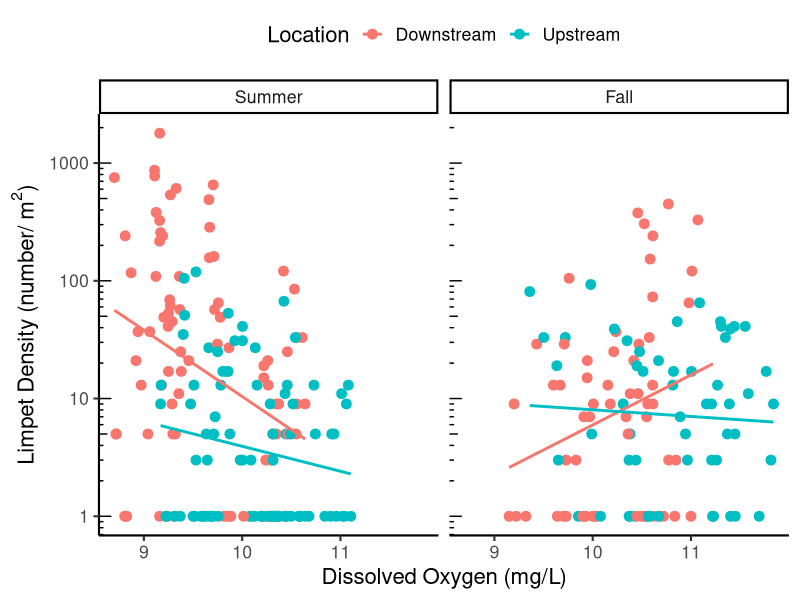
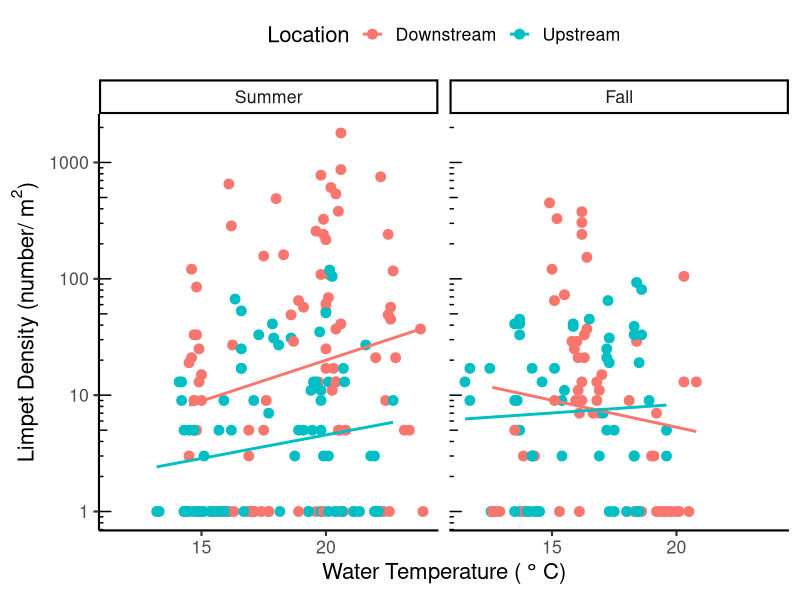
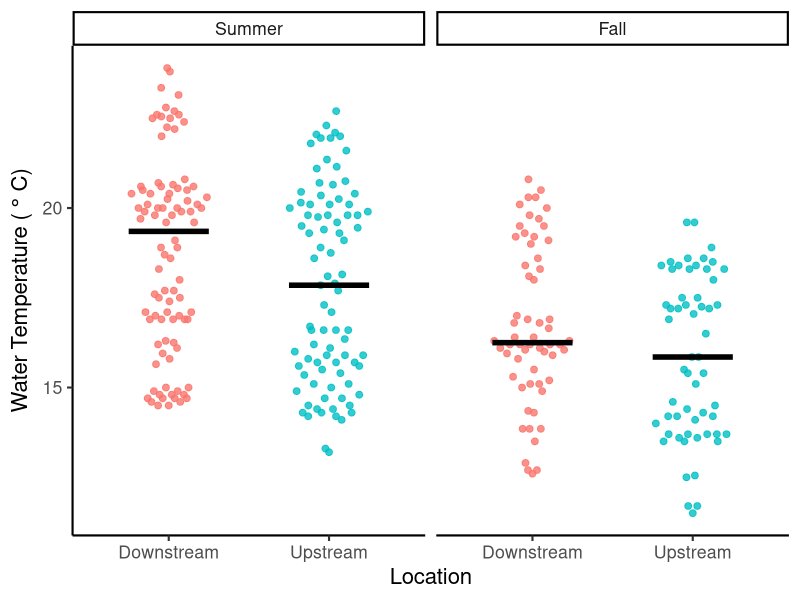
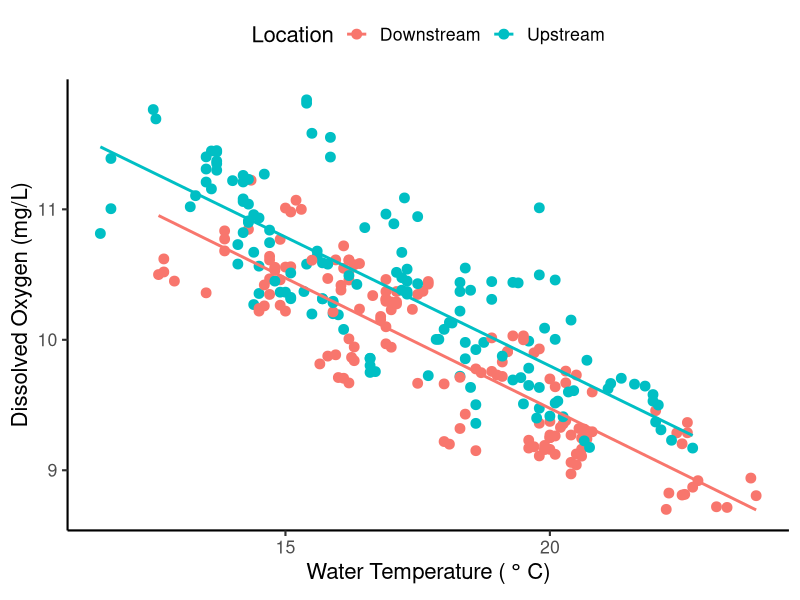

The R source for these figures, in order:
## ---- chunk 1
#| label: setup
#| message: false
#| warning: false

library(tidyverse) ## for readr, dplyr, ggplot2
library(ggbeeswarm) ## for jittering points (you can remove this is you did not use a dotplotv)
library(flextable) ## for making formatted tables that can be pasted into Word or Google Docs
library(ggpubr) ## for making QQ-plots

## ---- chunk 2
#| label: import data

env <- read_csv("data/env.csv",
         col_types = cols(date = col_date(format = "%Y-%m-%d"),
          
          location = col_factor(levels = c(
            "Downstream","Upstream")), 
          
          season = col_factor(levels = c("Summer","Fall")), 
          
          year = col_factor()
         )) 

macros <- read_csv("data/macros.csv",
           col_types = cols(date = col_date(format = "%Y-%m-%d"),
            
            location = col_factor(levels = c(
              "Downstream","Upstream")), 
            
            season = col_factor(levels = c("Summer","Fall")), 
            
            year = col_factor()
           )) 


master.taxa <- read_csv("data/master.taxa.csv",
                show_col_types = FALSE)  |>  
  distinct()


## ---- chunk 3
#| label: data wrangling
#| message: false
#| warning: false

#calculate density for each sampleID
density.df <- macros |> 
  
  #join taxa info
  left_join(master.taxa) |>
  
  # Summarize for each sampleID and each genus 
  group_by(sampleID, genus) |> 
  dplyr::summarise(density = sum(invDens, na.rm = TRUE)) |> 
  
  #fill in group combos where there were none present with zeros
  ungroup() |> 
  complete(sampleID, genus,
           fill = list(density = 0)) |> 
  
  #filter for genus of interest 
  #this needs to match what is in the macros file
  #replace this blank with the genus you want to keep
  filter(genus == "Ferrissia")

#get sample info and env variables of interest
variables <- macros |>
  
  #join environmental variables
  left_join(env) |> 
  
  #select variables of interest
  #delete anything you don't need
  #add anything you do need in the blank with commas in between
  dplyr::select(date, sampleID, season, year, location, benthicArea,
                DO, wTemp) |> 
  distinct()

#add sample info back to density data
my.df <- left_join(density.df, variables) |> 
  
  #filter out anything you don't want
  #the example below would filter out just the year 2018
  dplyr::filter(year != "2018") |> 
  
  #remove rows with missing data
  na.omit()

## ---- chunk 4
#| label: tbl-sample-table
#| tbl-cap: Sample Summary Table
#| include: true


table.sum <- my.df |>  #put the name of your wrangled data here
  
  #summarize by date, season, & location (to get number of microhabs and area sampled per date)
  group_by(date, season, location) |> 
  summarize(
    area = sum(benthicArea),
    samples = n()) |> 
  
  #summarize by season & location 
  group_by(season, location) |> 
  summarize(
    dates = str_c(date, collapse = ", "),
    samples = sum(samples),
    area = sum(area))  

#To get a formatted table, make sure that the {flextable} package is loaded
#Use additional code to create the summary table called "table.sum"
#If you want to format the table yourself, then don't use this code

#see https://davidgohel.github.io/flextable/ for more information and formatting options

#create the formatted table
ft <- flextable(table.sum) |> 

#create header labels
set_header_labels(season = "Season",
                  location = "Location",
                  dates = "Dates",
                  samples = "# of Samples",
                  area = "Total Area Sampled (m^2)") |> 

  #format superscript
  compose(j = "area", part="header",
          value = as_paragraph(
            "Total Area Sampled (m", 
            as_sup("2"),
            ")")) |> 
  
  #formatting
  theme_vanilla()  |>  
  fontsize(size = 10) |> 
  
  #set table properties
  set_table_properties(layout = "autofit", width = 1) |> 
  
  #center columns
  align(align = "center", part = "all" )

#print the table
#right click on the table, choose select all, 
#choose copy, then paste in your document
#finish formatting as needed in your document
ft



## ---- chunk 5
#| label: tbl-descriptive-stats-density
#| tbl-cap: Limpet Density Descriptive Statistics
#| include: true

#see https://davidgohel.github.io/flextable/ for more information and formatting options

#set the variable you want to summarize
x.var <- "density" #put the name of the column you want to summarize in the blank here

#calculate descriptive stats
df.sum <- my.df |> #put the name of the data frame here
  group_by(season, location) |> #put the grouping variable(s) here
  filter(!is.na(.data[[x.var]])) |> # remove missing values 
  
  #remove the lines below that you don't need 
  #you won't usually need ALL these values
  #change the digits as needed
  summarise(mean = round(mean(.data[[x.var]]), digits=2), 
            SD = signif(sd(.data[[x.var]]), digits=2),
            median = round(median(.data[[x.var]]), digits=2),
            IQR = round(IQR(.data[[x.var]]), digits=2),
            min = round(min(.data[[x.var]]), digits=2),
            max = round(max(.data[[x.var]]), digits=2),
            N = n())

#create the table
ft <- flextable(df.sum,
                cwidth=0.75) |>  #can vary cell width as needed
  
  #bold the headings
  bold(part="header") |> 
  
  #center columns
  align(align = "center", part = "all" )

#print the table
#right click on the table, choose select all, 
#choose copy, then paste in your document
#finish formatting as needed in your document
ft

## ---- chunk 6
#| label: tbl-descriptive-stats-DO
#| tbl-cap: Dissolved Oxygen Descriptive Statistics
#| include: true

#before you run the code below...

#make sure the 'flextable' and `tidyverse` packages are installed and loaded
#make sure your data are imported

#see https://davidgohel.github.io/flextable/ for more information and formatting options

#set the variable you want to summarize
x.var <- "DO" #put the name of the column you want to summarize in the blank here

#calculate descriptive stats
#remove the lines below that you don't need (you won't usually need ALL these values)
df.sum <- my.df |> #put the name of the data frame here
  group_by(season, location) |> #put the grouping variable(s) here
  filter(!is.na(.data[[x.var]])) |> # remove missing values from the variable of interest
  summarise(mean = round(mean(.data[[x.var]]), digits=2), #change the digits as needed
            SD = signif(sd(.data[[x.var]]), digits=2),
            median = round(median(.data[[x.var]]), digits=2),
            IQR = round(IQR(.data[[x.var]]), digits=2),
            min = round(min(.data[[x.var]]), digits=2),
            max = round(max(.data[[x.var]]), digits=2),
            N = n())

#create the table
ft <- flextable(df.sum,
                cwidth=0.75) #can vary cell width as needed

#bold the headings
ft <- bold(ft, part="header")

#center columns
ft <- align(ft, align = "center", part = "all" )

#print the table
#right click on the table, choose select all, 
#choose copy, then paste in your document
#finish formatting as needed in your document
ft

## ---- chunk 7
#| label: tbl-descriptive-stats-wTemp
#| tbl-cap: Water Temperature Descriptive Statistics
#| include: true

#before you run the code below...

#make sure the 'flextable' and `tidyverse` packages are installed and loaded
#make sure your data are imported

#see https://davidgohel.github.io/flextable/ for more information and formatting options

#set the variable you want to summarize
x.var <- "wTemp" #put the name of the column you want to summarize in the blank here

#calculate descriptive stats
#remove the lines below that you don't need (you won't usually need ALL these values)
df.sum <- my.df |> #put the name of the data frame here
  group_by(season, location) |> #put the grouping variable(s) here
  filter(!is.na(.data[[x.var]])) |> # remove missing values from the variable of interest
  summarise(mean = round(mean(.data[[x.var]]), digits=1), #change the digits as needed
            SD = signif(sd(.data[[x.var]]), digits=2),
            median = round(median(.data[[x.var]]), digits=1),
            IQR = round(IQR(.data[[x.var]]), digits=1),
            min = round(min(.data[[x.var]]), digits=2),
            max = round(max(.data[[x.var]]), digits=2),
            N = n())

#create the table
ft <- flextable(df.sum,
                cwidth=0.75) #can vary cell width as needed

#bold the headings
ft <- bold(ft, part="header")

#center columns
ft <- align(ft, align = "center", part = "all" )

#print the table
#right click on the table, choose select all, 
#choose copy, then paste in your document
#finish formatting as needed in your document
ft



## ---- chunk 8
#| label: limpet density vs DO graph
#| message: false

# this code will make a scatter plot 
# if you do not want a line of best fit, then delete the geom_smooth() line

ggplot(
  data = my.df, #put the data frame name here
  
  #set the aesthetics
  aes(x = DO,       #put the factor on the x-axis
      y = density + 1,       #continuous variable = y
      color = location)) + #put the same factor as on x-axis 
  
  #add points
  geom_point(size = 3) +    #sets the size of the points
  
  #add best fit line
  geom_smooth(method = "lm", se = FALSE) + 

  #nicer labels (see axis.labels.R script)
  xlab("Dissolved Oxygen (mg/L)") +
  ylab(bquote("Limpet Density (number/"~m^2*")")) +
  labs(color = "Location") + #label for the color key
  
  
  #additional formatting
  theme_classic(base_size = 16)  +  #sets the font size
  theme(legend.position = "top") +  #controls legend/key
  
  scale_y_log10() +     #changes y-axis to log-scale
  annotation_logticks(sides = "l") + # adds log-scale tick marks

  facet_wrap(vars(season))   #place factor to split by facets here

#see the resources below for some additional options to make a nice scatter plot 
# https://www.datanovia.com/en/lessons/ggplot-scatter-plot/
# https://ggplot2.tidyverse.org/index.html

## ---- chunk 9
#| label: limpet density vs wTemp graph
#| message: false


# this code will make a scatter plot 
# if you do not want a line of best fit, then delete the geom_smooth() line

ggplot(
  data = my.df, #put the data frame name here
  
  #set the aesthetics
  aes(x = wTemp,       #put the factor on the x-axis
      y = density + 1,       #continuous variable = y
      color = location)) + #put the same factor as on x-axis 
  
  #add points
  geom_point(size = 3) +    #sets the size of the points
  
  #add best fit line
  geom_smooth(method = "lm", se = FALSE) + 

  #nicer labels (see axis.labels.R script)
  xlab("Water Temperature ("~degree~"C)") +
  ylab(bquote("Limpet Density (number/"~m^2*")")) +
  labs(color = "Location") + #label for the color key
  
  
  #additional formatting
  theme_classic(base_size = 16)  +  #sets the font size
  theme(legend.position = "top") +  #controls legend/key
  
  scale_y_log10() +     #changes y-axis to log-scale
  annotation_logticks(sides = "l") + # adds log-scale tick marks

  facet_wrap(vars(season))   #place factor to split by facets here

#see the resources below for some additional options to make a nice scatter plot 
# https://www.datanovia.com/en/lessons/ggplot-scatter-plot/
# https://ggplot2.tidyverse.org/index.html

## ---- chunk 10

#| label: wTemp vs season and location

#this code will make a dot plot with median and all points included
#make sure you have loaded the ggbeeswarm package to use geom_quasirandom()

ggplot(
  data = my.df, #put the data frame name here
  
  #set the aesthetics
  aes(x = location,       #put the factor on the x-axis
      y = wTemp,       #continuous variable = y
      color = location)) + #same factor as x-axis for color
  
  #adds quasirandom jittered points
  geom_quasirandom(
    shape = 19,            #shape as circle
    size = 2,              #size of point
    alpha = 0.8,           #transparency
    width = 0.25) +        #spread
  
  #adds median
  stat_summary(
    fun = median,       #graphs the median
    geom = "crossbar",  #crossbar shape
    width = 0.5,        #width of the bar
    size = 0.75,        #size
    color = "black") +  #color 
  
  #nicer labels (see axis.labels.R script)
  ylab("Water Temperature ("~degree~"C)") +
  xlab("Location") +
  
  #additional formatting
  theme_classic(base_size = 16)  +  #sets the font size
  theme(legend.position = "none") +  #controls legend/key

  facet_wrap(vars(season))   #place factor to split by facets here

#see the resources below for some additional options to make a nice plot 
# https://www.datanovia.com/en/lessons/ggplot-dot-plot/
# https://ggplot2.tidyverse.org/index.html

## ---- chunk 11
#| label: DO vs wTemp graph
#| message: false

# this code will make a scatter plot 
# if you do not want a line of best fit, then delete the geom_smooth() line

ggplot(
  data = my.df, #put the data frame name here
  
  #set the aesthetics
  aes(x = wTemp,       #put the factor on the x-axis
      y = DO,       #continuous variable = y
      color = location)) + #put the same factor as on x-axis 
  
  #add points
  geom_point(size = 3) +    #sets the size of the points
  
  #add best fit line
  geom_smooth(method = "lm", se = FALSE) + 

  #nicer labels (see axis.labels.R script)
  ylab("Dissolved Oxygen (mg/L)") +
  xlab("Water Temperature ("~degree~"C)") +
  labs(color = "Location") + #label for the color key
  
  
  #additional formatting
  theme_classic(base_size = 16)  +  #sets the font size
  theme(legend.position = "top")   #controls legend/key

#see the resources below for some additional options to make a nice scatter plot 
# https://www.datanovia.com/en/lessons/ggplot-scatter-plot/
# https://ggplot2.tidyverse.org/index.html

## ---- chunk 12
#| label: sessionInfo

sessionInfo()

## ---- chunk 13
#| label: cite R

#citation info for base R 
citation()

## ---- chunk 14
#| label: cite tidyverse

#citation info for base R 
citation("tidyverse")
